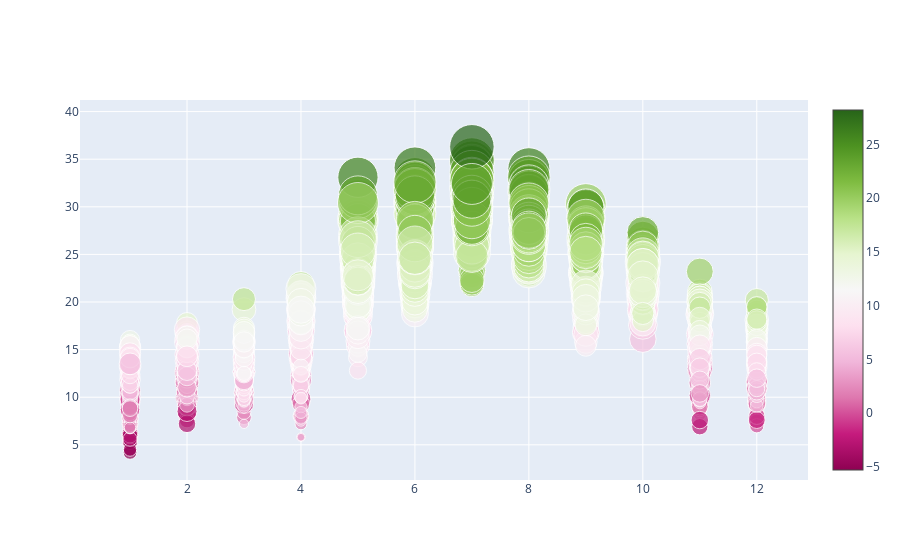

The code cell stored with this chart in its notebook:
### Code cell
#plotly bubble charts

data = [
    {
        'y': temp['tmed'],
        'x': temp['mes'],
        'mode': 'markers',
        'marker': {
            'color': temp["tmin"],
            'size': temp["tmax"],
            'showscale': True
        },
        'text': temp['provincia']
    }
]

iplot(data)

### Figure 1 — Plotly figure (JSON) as saved in the notebook; plotly's stock layout.template omitted (floating-point values rounded to 4 significant figures; data arrays with more than 128 entries replaced by an {"elided": "..."} marker saying what was removed)
{"data": [{"marker": {"color": {"elided": "2186 float values"}, "showscale": true, "size": {"elided": "2186 float values"}}, "mode": "markers", "text": {"elided": "2186 str values"}, "type": "scatter", "x": {"elided": "2186 int values"}, "y": {"elided": "2186 float values"}}], "layout": {}}
